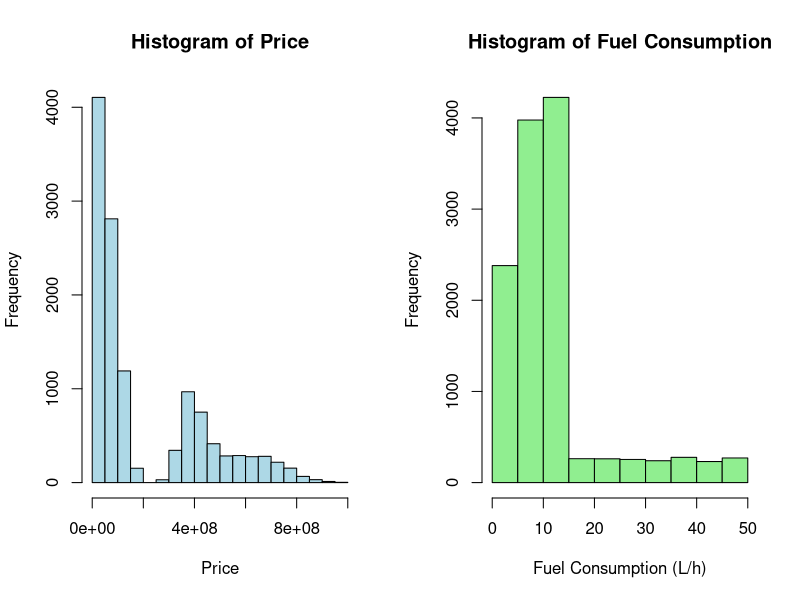
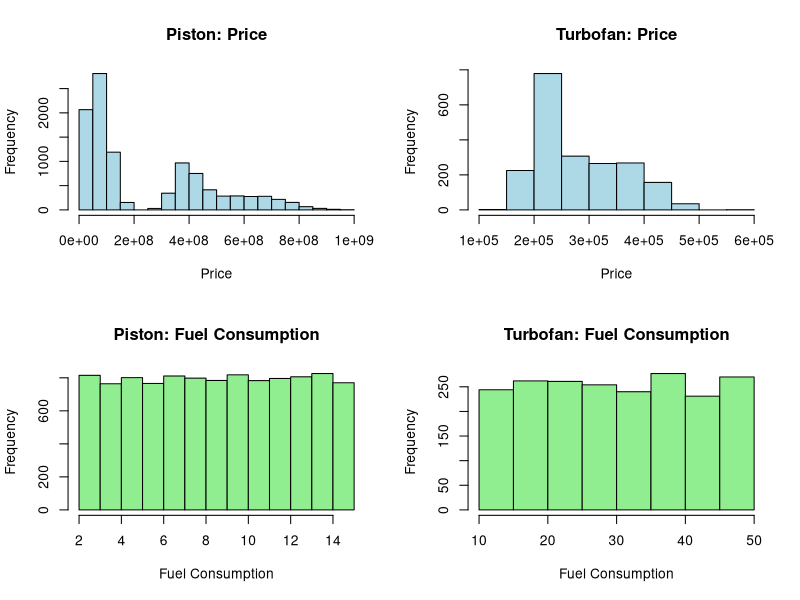
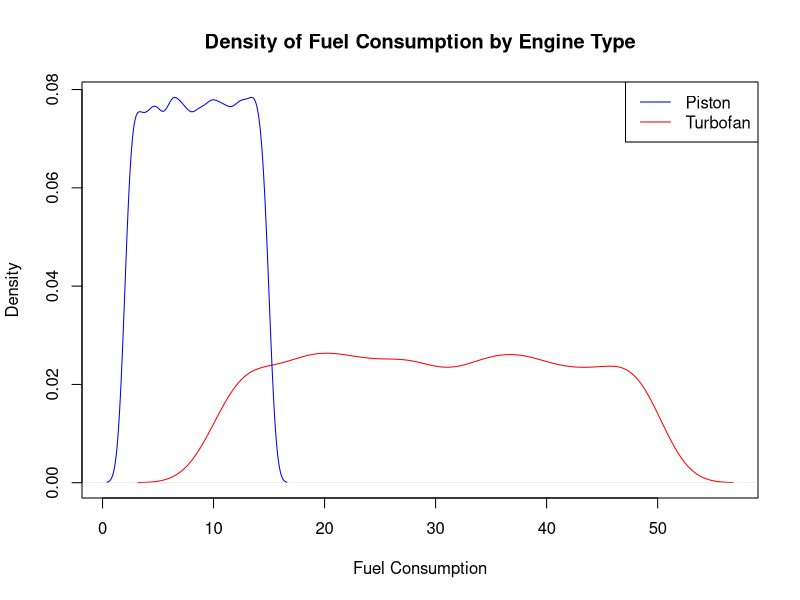
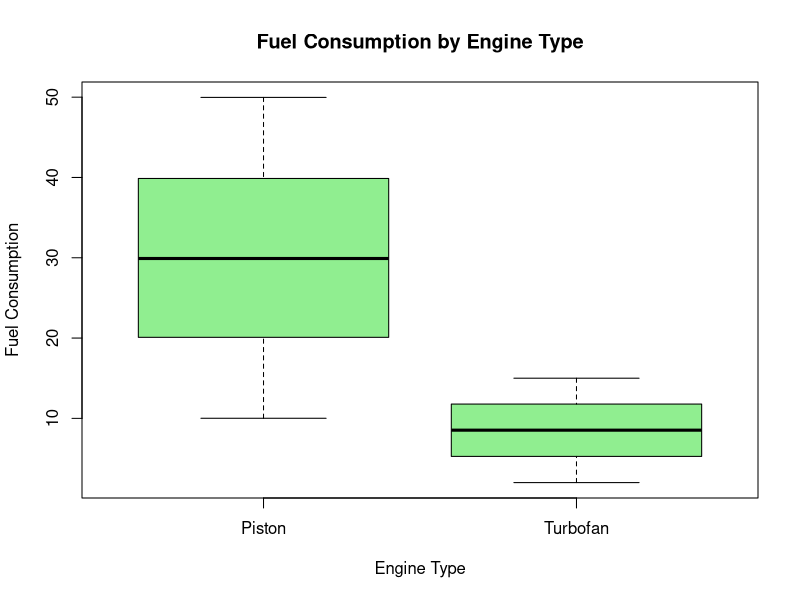

Generate these figures, in order, with R: (Note: this script raises an error after producing the figures.)
library(tidyverse)
library(dplyr)
library(car)

# Import “airplane price data set” to R.
# The data set consists of following variables: Model, Production Year, Number of 
# Engines, Engine Type, Capacity, Range (km), Fuel Consumption, Hourly Maintenance, 
# age, Sales Region and Price of different airplanes.


# ------------------------------------------ A ------------------------------------------
# Import data set into R, assigning the type of each variable correctly.
# ---------------------------------------------------------------------------------------

air_data <- read.csv("airplane_price_dataset.csv", sep=",", stringsAsFactors=TRUE)
air_data <- air_data |>
  rename(
    FC = FuelConsumption.L.h.,
    HM = HourlyMaintenance...,
    Price = Price...
  )
air_data$EngineType <- as.factor(air_data$EngineType)

str(air_data)


# ------------------------------------------ B ------------------------------------------
# Summarize the variables Price, Fuel Consumption first for the all data and then
# for the groups of Engine Type.
# ---------------------------------------------------------------------------------------

air_data[, c("Price", "FC")] |>
  summarize(
    Mean_Price = mean(Price, na.rm = TRUE),
    Median_Price = median(Price, na.rm = TRUE),
    SD_Price = sd(Price, na.rm = TRUE),
    Mean_Fuel = mean(FC, na.rm = TRUE),
    Median_Fuel = median(FC, na.rm = TRUE),
    SD_Fuel = sd(FC, na.rm = TRUE)
  )

par(mfrow = c(1,2)) # layout 2 charts in 1 row
hist(air_data$Price, 
     main = "Histogram of Price", 
     xlab = "Price", 
     col = "lightblue")
# plot(density(air_data$Price), )
hist(air_data$FC, 
     main = "Histogram of Fuel Consumption", 
     xlab = "Fuel Consumption (L/h)", 
     col = "lightgreen")
# plot(density(air_data$FC))
par(mfrow = c(1,1))


divided_data = split(air_data, air_data$EngineType)
Turbofan_data <- divided_data[[1]]
Piston_data <- divided_data[[2]]


par(mfrow = c(2,2)) # Layout 4 charts in a 2x2 grid
# Price Histograms
hist(Piston_data$Price,
     main = "Piston: Price", 
     xlab = "Price",
     col = "lightblue")
hist(Turbofan_data$Price,
     main = "Turbofan: Price", 
     xlab = "Price",
     col = "lightblue")

# Fuel Consumption Histograms
hist(Piston_data$FC,
     main = "Piston: Fuel Consumption", 
     xlab = "Fuel Consumption",
     col = "lightgreen")
hist(Turbofan_data$FC,
     main = "Turbofan: Fuel Consumption", 
     xlab = "Fuel Consumption",
     col = "lightgreen")
par(mfrow = c(1,1)) 

# plot(density(air_data$Price), xlim = range(0, 70), ylim = range(0, 0.1))
# lines(density(Turbofan_data$Price), col=2)
# lines(density(Piston_data$Price), col=3)

# Calculate densities first to find the correct x and y limits
dens_turbo <- density(Turbofan_data$FC, na.rm = TRUE)
dens_piston <- density(Piston_data$FC, na.rm = TRUE)

plot(dens_turbo, col = "red",
     main = "Density of Fuel Consumption by Engine Type",
     xlab = "Fuel Consumption",
     xlim = range(c(dens_turbo$x, dens_piston$x)), 
     ylim = range(c(dens_turbo$y, dens_piston$y)))
lines(dens_piston, col = "blue")
legend("topright", legend = levels(air_data$EngineType), col = c("blue", "red"), lty = 1)


# ------------------------------------------ C ------------------------------------------
# Test whether Fuel Consumption is affected from the Engine Type of the plane. Check the
# assumptions and visualize the relationship between these two characteristics.
# ---------------------------------------------------------------------------------------

# Boxplot is best for comparing a continuous variable across categories
boxplot(FC ~ EngineType, data = air_data,
        main = "Fuel Consumption by Engine Type",
        xlab = "Engine Type", ylab = "Fuel Consumption",
        col="lightgreen")

# Normality test
shapiro.test(Turbofan_data$FC)
shapiro.test(Piston_data$FC) # Error, data size > 5000
# Variance test
leveneTest(FC ~ EngineType, data = air_data)

t.test(FC ~ EngineType, data = air_data)

# p-value < 2.2e-16, alternative hypothesis: true difference in means between group 
# Piston and group Turbofan is not equal to 0
# 95 percent confidence interval:
#  21.09784 22.11459


# ------------------------------------------ D ------------------------------------------
# Construct 95% confidence intervals for the mean of two groups and interpret them.
# ---------------------------------------------------------------------------------------

# 95% Confidence Intervals for the mean of each group
cat("\n95% CI for Turbofan Fuel Consumption:\n")
t.test(Turbofan_data$FC)$conf.int
cat("\n95% CI for Piston Fuel Consumption:\n")
t.test(Piston_data$FC)$conf.int


# ------------------------------------------ E ------------------------------------------
# Check the association between Model and Sales Region in the whole sample using proper
# method and interpret your findings.
# ---------------------------------------------------------------------------------------

# Association between two categorical variables (Chi-Square)
table_model_region <- table(air_data$Model, air_data$SalesRegion)
chisq_result <- chisq.test(table_model_region)
print(chisq_result)
# If the p-value is less than 0.05, you reject the null hypothesis and conclude 
# there is a significant association between the airplane Model and the Sales Region.
# p-value = 0.7 so no association.


# ------------------------------------------ F ------------------------------------------
# Filter your data only considering Bombardier CRJ200 and Cessna 172 model airplanes.
# ---------------------------------------------------------------------------------------

filtered_air_data <- air_data |>
  filter(Model %in% c("Bombardier CRJ200", "Cessna 172")) |>
  droplevels()
  
filtered_air_data  |>
summarize(
  Mean_Price = mean(Price, na.rm = TRUE),
  Median_Price = median(Price, na.rm = TRUE),
  SD_Price = sd(Price, na.rm = TRUE),
  Mean_Fuel = mean(FC, na.rm = TRUE),
  Median_Fuel = median(FC, na.rm = TRUE),
  SD_Fuel = sd(FC, na.rm = TRUE)
)


# ------------------------------------------ G ------------------------------------------
# Check the distribution of Price across two categories of Engine type. (You can apply
# transformation if you think it is required)
# ---------------------------------------------------------------------------------------

# Plotting Log-transformed Price to normalize the distribution
boxplot(log(Price) ~ EngineType, data = filtered_air_data, 
        main = "Log Transformed Price by Engine Type", 
        xlab = "Engine Type", ylab = "Log(Price)",
        col = "lightgreen")


# ------------------------------------------ H ------------------------------------------
# Categorize the variable Price into two categories as “Low” and “High” by cutting from the
# median and save it as a new variable into your data frame.
# ---------------------------------------------------------------------------------------

median_price <- median(filtered_air_data$Price, na.rm = TRUE)
# Create the new categorical variable "Price_Category"
filtered_air_data$Price_Category <- factor(
  ifelse(filtered_air_data$Price > median_price, "High", "Low")
)

str(filtered_air_data$Price_Category)


# ------------------------------------------ I ------------------------------------------
# Cross classify model and price categories and interpret the conditional probabilities.
# ---------------------------------------------------------------------------------------

# Cross classify model and price categories
cross_model_price <- table(filtered_air_data$Model, filtered_air_data$Price_Category)

cat("\nCross Classification Table (Counts):\n")
print(cross_model_price)
cat("\nConditional Probabilities (Row proportions):\n")
print(prop.table(cross_model_price, margin = 1))

# Interpretation: Shows the probability of an airplane having a "High" or "Low" price GIVEN its specific Model.


# ------------------------------------------ J ------------------------------------------
# Is there an association between the model of the airplane and its price level.
# Analyze it by using proper statistical method.
# ---------------------------------------------------------------------------------------

# Test association between Model and Price Level using Chi-Square
test_model_price <- chisq.test(cross_model_price)
print(test_model_price)

# Check the assumption: Expected frequencies should be at least 5 in all cells
#cat("\nExpected Frequencies:\n")
#print(test_model_price$expected)

# Interpretation: p-value < 0.05, so there is a significant association between
# the airplane model and its price level.


# ------------------------------------------ K ------------------------------------------
# Cross classify the variables Model and Sales region. Interpret the conditional probabilities
# and then test whether there is an association between these two characteristics.
# ---------------------------------------------------------------------------------------

cat("\nCross Classification - Model and Sales Region:\n")
cross_model_region <- table(filtered_air_data$Model, filtered_air_data$SalesRegion)
print(cross_model_region)

cat("\nConditional Probabilities (Row proportions):\n")
print(prop.table(cross_model_region, margin = 1))

# Interpretation: Shows the probability of an airplane being sold in a specific 
# region GIVEN its Model.

# Test for association
test_model_region <- chisq.test(cross_model_region)
print(test_model_region)
print(test_model_region$residuals)

# Interpretation: p-value = 0.2895, no significant association
# (Note: If you get a warning that expected counts are too low, you might need to use fisher.test(cross_model_region) instead).
